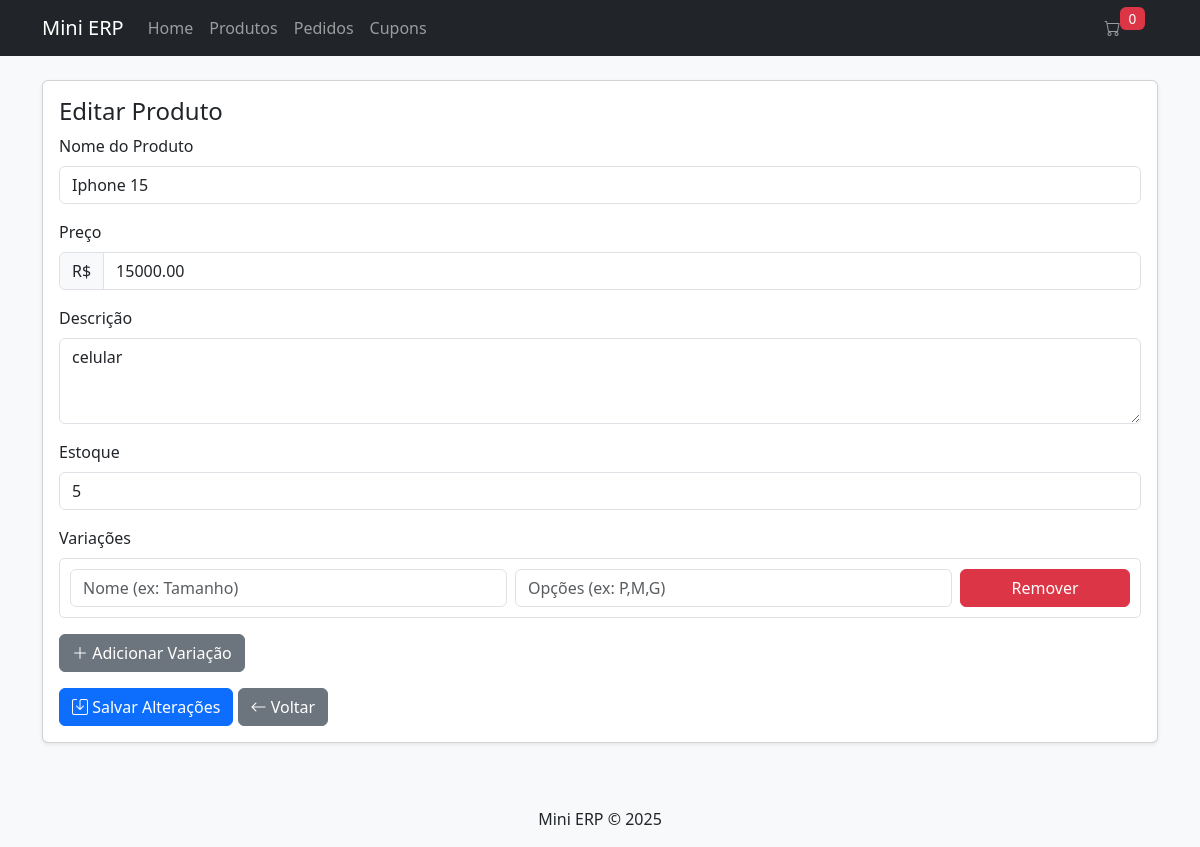
The page /?page=products&action=edit&id=4 on the database its author committed.
### tables this page shows
CREATE TABLE `products` (
  `id` int(11) NOT NULL AUTO_INCREMENT,
  `name` varchar(100) NOT NULL,
  `price` decimal(10,2) NOT NULL,
  `description` text DEFAULT NULL,
  `variations` longtext DEFAULT NULL CHECK (json_valid(`variations`)),
  `created_at` timestamp NOT NULL DEFAULT current_timestamp(),
  `updated_at` timestamp NOT NULL DEFAULT current_timestamp() ON UPDATE current_timestamp(),
  PRIMARY KEY (`id`),
  KEY `idx_name` (`name`),
  KEY `idx_price` (`price`)
);

CREATE TABLE `stock` (
  `id` int(11) NOT NULL AUTO_INCREMENT,
  `product_id` int(11) NOT NULL,
  `quantity` int(11) NOT NULL DEFAULT 0,
  `updated_at` timestamp NOT NULL DEFAULT current_timestamp() ON UPDATE current_timestamp(),
  PRIMARY KEY (`id`),
  KEY `idx_product` (`product_id`),
  CONSTRAINT `stock_ibfk_1` FOREIGN KEY (`product_id`) REFERENCES `products` (`id`) ON DELETE CASCADE
);

### controllers/ProductController.php (called while the page is built, shortened)
<?php
require_once './models/Product.php';
require_once './models/Stock.php';
require_once './config/database.php';
class ProductController {
    private $productModel;
    private $stockModel;
    public function __construct() {
        $database = new Database();
        $this->db = $database->connect();
        $this->productModel = new Product($this->db);
        $this->stockModel = new Stock($this->db);
    }
    public function edit($id) {
        $product = $this->productModel->readById($id);
        $stock = $this->stockModel->getByProductId($id);
        include './views/products/edit.php';
    }
}
?>

### config/database.php (called while the page is built, shortened)
<?php
class Database {
    private $host = 'localhost';
    private $db_name = 'mini_erp';
    private $username = 'root';
    private $password = '';
    public function connect() {
        $this->conn = null;
        try {
            $this->conn = new PDO(
                "mysql:host={$this->host};dbname={$this->db_name}",
                $this->username,
                $this->password
            );
            $this->conn->setAttribute(PDO::ATTR_ERRMODE, PDO::ERRMODE_EXCEPTION);
        } catch(PDOException $e) {
            echo "Connection error: " . $e->getMessage();
        }
        return $this->conn;
    }
}
?>

### models/Product.php (called while the page is built, shortened)
<?php
class Product {
    private $conn;
    private $table = 'products';
    public function __construct($db) {
        $this->conn = $db;
    }
    public function readById($id) {
        $query = "SELECT * FROM {$this->table} WHERE id = ? LIMIT 1";
        $stmt = $this->conn->prepare($query);
        $stmt->execute([$id]);
        return $stmt->fetch(PDO::FETCH_ASSOC);
    }
}
?>

### models/Stock.php (called while the page is built, shortened)
<?php
class Stock {
    private $conn;
    private $table = 'stock';
    public function __construct($db) {
        $this->conn = $db;
    }
    public function getByProductId($product_id) {
        $query = "SELECT * FROM {$this->table} WHERE product_id = ? LIMIT 1";
        $stmt = $this->conn->prepare($query);
        $stmt->execute([$product_id]);
        return $stmt->fetch(PDO::FETCH_ASSOC);
    }
}
?>

### views/products/edit.php (the view, shortened to what this page needs)
<?php
include './views/header.php';
$variations = json_decode($product['variations'], true) ?? [];
?>
<div class="card">
    <div class="card-body">
        <h4 class="card-title">Editar Produto</h4>
        <form method="POST" action="?page=products&action=edit&id=<?= $product['id'] ?>">
            <div class="mb-3">
                <label for="name" class="form-label">Nome do Produto</label>
                <input type="text" class="form-control" id="name" name="name"
                       value="<?= htmlspecialchars($product['name']) ?>" required>
            </div>
            <div class="mb-3">
                <label for="price" class="form-label">Preço</label>
                <div class="input-group">
                    <span class="input-group-text">R$</span>
                    <input type="number" step="0.01" class="form-control" id="price" name="price"
                           value="<?= $product['price'] ?>" required>
                </div>
            </div>
            <div class="mb-3">
                <label for="description" class="form-label">Descrição</label>
                <textarea class="form-control" id="description" name="description" rows="3"><?= htmlspecialchars($product['description']) ?></textarea>
            </div>
            <div class="mb-3">
                <label for="stock" class="form-label">Estoque</label>
                <input type="number" class="form-control" id="stock" name="stock"
                       value="<?= $stock['quantity'] ?? 0 ?>" min="0" required>
            </div>
            <div class="mb-3">
                <label class="form-label">Variações</label>
                <div id="variations-container">
                    <?php if (!empty($variations['name'])): ?>
                        <?php for ($i = 0; $i < count($variations['name']); $i++): ?>
                            <div class="variation-item mb-2">
                                <div class="row g-2">
                                    <div class="col-md-5">
                                        <input type="text" class="form-control" name="variations[name][]"
                                               value="<?= htmlspecialchars($variations['name'][$i]) ?>"
                                               placeholder="Nome (ex: Tamanho)">
                                    </div>
                                    <div class="col-md-5">
                                        <input type="text" class="form-control" name="variations[options][]"
                                               value="<?= htmlspecialchars($variations['options'][$i]) ?>"
                                               placeholder="Opções (ex: P,M,G)">
                                    </div>
                                    <div class="col-md-2">
                                        <button type="button" class="btn btn-danger w-100 remove-variation">Remover</button>
                                    </div>
                                </div>
                            </div>
                        <?php endfor; ?>
                    <?php else: ?>
                        <div class="variation-item mb-2">
                            <div class="row g-2">
                                <div class="col-md-5">
                                    <input type="text" class="form-control" name="variations[name][]" placeholder="Nome (ex: Tamanho)">
                                </div>
                                <div class="col-md-5">
                                    <input type="text" class="form-control" name="variations[options][]" placeholder="Opções (ex: P,M,G)">
                                </div>
                                <div class="col-md-2">
                                    <button type="button" class="btn btn-danger w-100 remove-variation">Remover</button>
                                </div>
                            </div>
                        </div>
                    <?php endif; ?>
                </div>
                <button type="button" class="btn btn-secondary mt-2" id="add-variation">
                    <i class="bi bi-plus-lg"></i> Adicionar Variação
                </button>
            </div>
            <button type="submit" class="btn btn-primary">
                <i class="bi bi-save"></i> Salvar Alterações
            </button>
            <a href="?page=products" class="btn btn-secondary">
                <i class="bi bi-arrow-left"></i> Voltar
            </a>
        </form>
    </div>
</div>
<?php include './views/footer.php'; ?>

### assets/css/style.css (style rules this page uses)
body { background-color: #f8f9fa; }
.variation-item { padding: 10px; border: 1px solid #dee2e6; border-radius: 5px; }
.card { box-shadow: 0 0.125rem 0.25rem rgba(0, 0, 0, 0.075); }

### rows shown on the page
products: name "Iphone 15", price "15000.00", description "celular"
stock: stock "5"

### other values the page prints
SITE_NAME "Mini ERP"
count($_SESSION['cart'] ?? []) "0"
